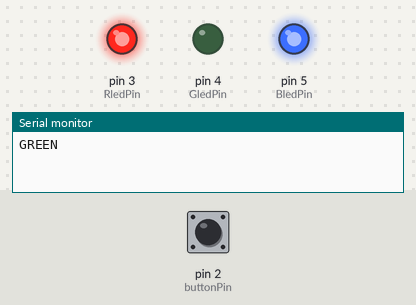
A sketch run on a simulated Arduino Uno, built with avr-gcc and run on an emulated ATmega328P. Shown: output pins drawn as LEDs (lit = HIGH), the last lines printed to the serial monitor. Dashed ring = blinking. Inputs (shaded band) come from the test bench; at power-on: pin 2 (buttonPin) HIGH.

Above: at 1.2 s.
1.3 s: pin 2 (buttonPin) pulled LOW for 0.15 s
At 2.8 s:
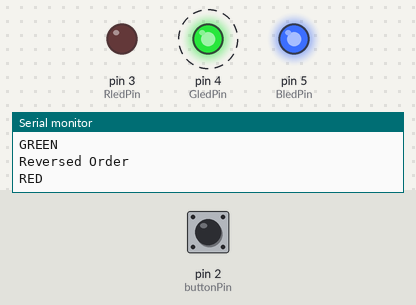
At 4.3 s:
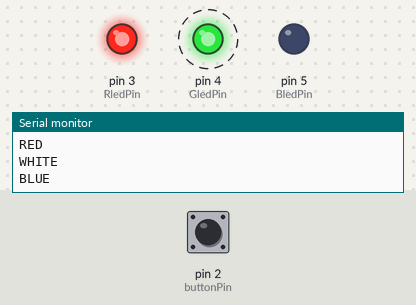
4.4 s: pin 2 (buttonPin) pulled LOW for 1 s
At 5.8 s:
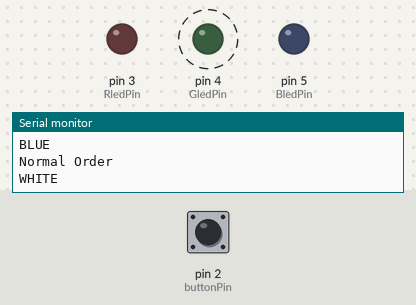
Timing chart, 0 to 13.4 s (numbered marks = the images above; inputs shaded):
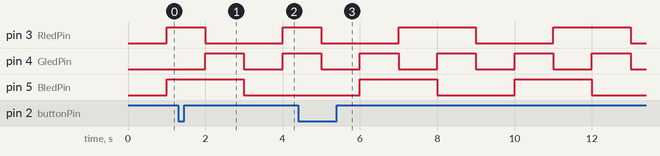

The sketch:

ReviewPractice1008.ino
```cpp
const int buttonPin = 2;
const int RledPin = 3;
const int GledPin = 4;
const int BledPin = 5;

// Button and debounce
int buttonState = HIGH;
int lastButtonState = HIGH;
unsigned long lastDebounceTime = 0;
const unsigned long debounceDelay = 50;

bool reverseOrder = false;
int colorIndex = 0; // 0 = red, 1 = green, 2 = blue, 3 = white

unsigned long previousMillis = 0;
const long interval = 1000; // change color every second

void setup() {
  pinMode(RledPin, OUTPUT);
  pinMode(GledPin, OUTPUT);
  pinMode(BledPin, OUTPUT);
  pinMode(buttonPin, INPUT_PULLUP); // Button connected to GND
  Serial.begin(9600);
}

void loop() {
  // --- Button handling with debounce ---
  int reading = digitalRead(buttonPin);

  if (reading != lastButtonState) {
    lastDebounceTime = millis();
  }

  if ((millis() - lastDebounceTime) > debounceDelay) {
    if (reading != buttonState) {
      buttonState = reading;
      if (buttonState == LOW) { // pressed
        reverseOrder = !reverseOrder;
        Serial.println(reverseOrder ? "Reversed Order" : "Normal Order");
      }
    }
  }

  lastButtonState = reading;

  // --- Change color every second ---
  unsigned long currentMillis = millis();
  if (currentMillis - previousMillis >= interval) {
    previousMillis = currentMillis;

    if (!reverseOrder) {
      colorIndex++;
      if (colorIndex > 3) colorIndex = 0;
    } else {
      colorIndex--;
      if (colorIndex < 0) colorIndex = 3;
    }

    showColor(colorIndex);
  }
}

void showColor(int index) {
  switch (index) {
    case 0: // Red
      digitalWrite(RledPin, LOW);
      digitalWrite(GledPin, HIGH);
      digitalWrite(BledPin, HIGH);
      Serial.println("RED");
      break;
    case 1: // Green
      digitalWrite(RledPin, HIGH);
      digitalWrite(GledPin, LOW);
      digitalWrite(BledPin, HIGH);
      Serial.println("GREEN");
      break;
    case 2: // Blue
      digitalWrite(RledPin, HIGH);
      digitalWrite(GledPin, HIGH);
      digitalWrite(BledPin, LOW);
      Serial.println("BLUE");
      break;
    case 3: // White
      digitalWrite(RledPin, LOW);
      digitalWrite(GledPin, LOW);
      digitalWrite(BledPin, LOW);
      Serial.println("WHITE");
      break;
  }
}
```

Measured:
- after the input at 1.3 s, pin 3 (RledPin): HIGH → LOW after 0.70 s instead of 1.7 s
- by itself, pin 4 (GledPin): alternates HIGH for 1.0 s and LOW for 1.0 s
- by itself, pin 5 (BledPin): alternates HIGH for 2.0 s and LOW for 2.0 s
